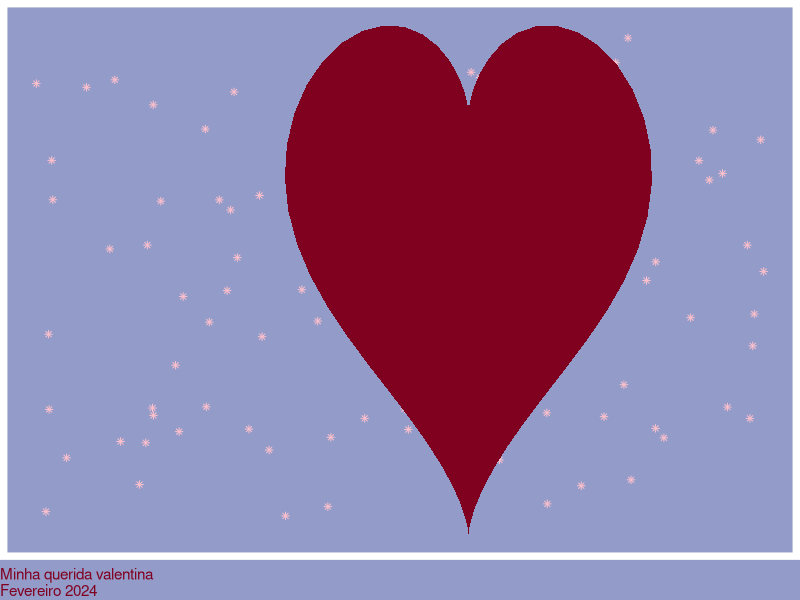
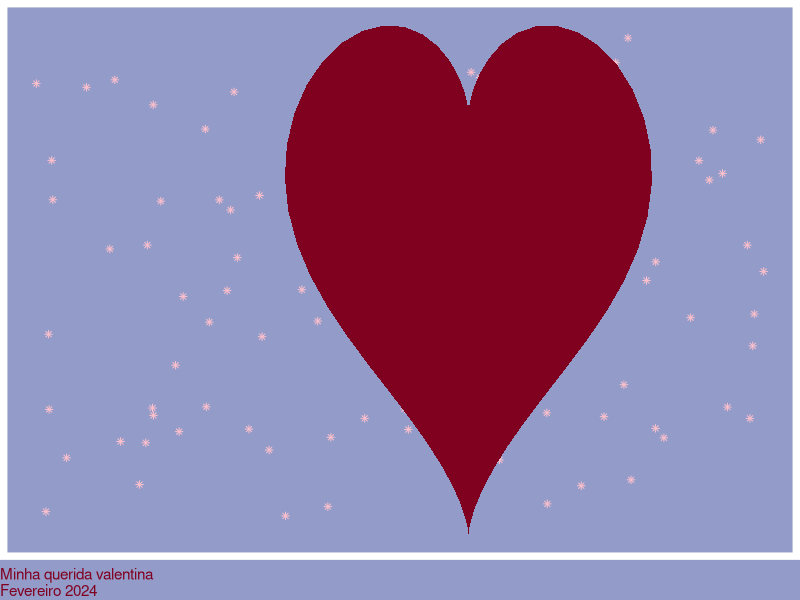

These figures' R source, in order:
## ---- chunk 1
knitr::opts_chunk$set(echo = TRUE)
## ---- chunk 2

# Create data frame
dat <- data.frame(t = seq(0, 2*pi, by = 0.1))

# Function for heart geometry
xhrt <- function(t) 8*sin(t)^3
yhrt <- function(t) 16*cos(t)-5*cos(2*t)-2*cos(3*t)-cos(4*t)

# Get geometry into data frame
dat$y <- yhrt(dat$t)
dat$x <- xhrt(dat$t)

# Plot

library(ggplot2)

# Create a background
s1 <- ggplot() +
  theme_void() +
  theme(
    plot.background = element_rect(fill = "#939bc9", color = "#939bc9")) +
  labs(caption = "Minha querida valentina \nFevereiro 2024") +
  theme(plot.caption = element_text(hjust = 0, color = "#800020", size = 11),
        panel.border = element_rect(colour = "#FFFFFF", fill = NA, linewidth = 5))



# add stars
set.seed(20240214)
n <- 100

stars <- data.frame(
  a = runif(n, min = -19, max = 13),
  b = runif(n, min = -19, max = 13))

s2 <- s1 +
  geom_point(data = stars, aes(x = a, y = b),
    colour = "#FFC0CB", pch = 8)


# Include the heart
s3 <- s2 +
  geom_polygon(data = dat, aes(x = x, y = y), fill = "#800020")

ggsave("valentine.png")

## ---- chunk 3
s3
